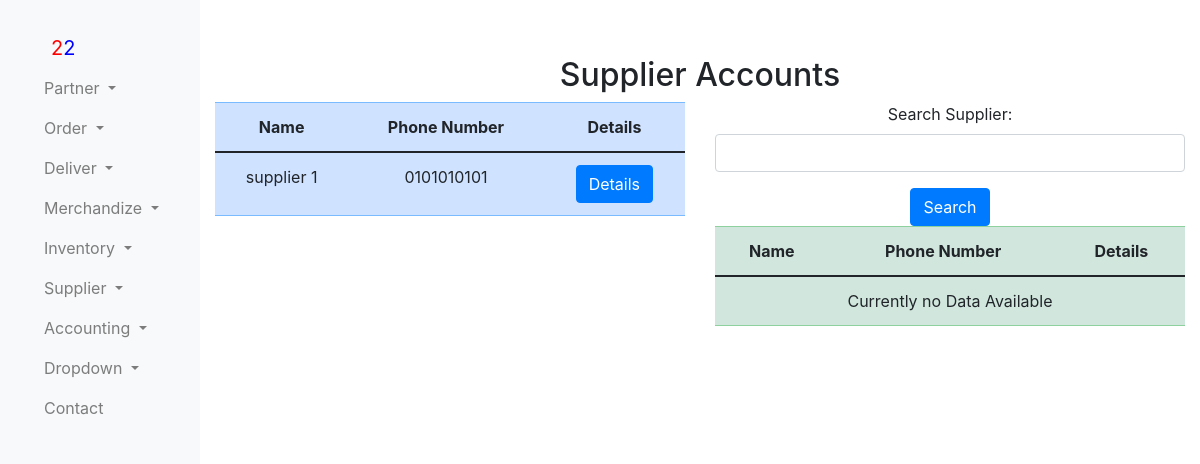
The app's page /accounting/allsupplierAccount/ with its own data.
### accounting/models.py (models this page shows)
class SupplierInvoice(models.Model):
    supplier = models.ForeignKey(SupplierDetailModel,on_delete=models.SET_DEFAULT,default=1)
    receivedcategory = models.ForeignKey(ReceiveGoodsCategoryModel,on_delete=models.SET_DEFAULT,default=1)
    receivedby =  models.ForeignKey(settings.AUTH_USER_MODEL, on_delete=models.CASCADE)
    amount = models.IntegerField()

### supplier/models.py (models this page shows, shortened)
class SupplierDetailModel(models.Model):
    supplier_name = models.CharField(max_length=255)
    supplier_email_address = models.CharField(max_length=255)
    supplier_phone_number = models.CharField(max_length=255)
    supplier_kra_pin = models.CharField(max_length=255)
    supplier_bank_1 = models.CharField(max_length=255)
    supplier_bank_1_number = models.CharField(max_length=255)
    supplier_bank_2 = models.CharField(max_length=255)
    supplier_bank_2_number = models.CharField(max_length=255)

### accounting/views.py (the view)
def AllSupplierAccountsView(request):
    searchSupplier = SupplierSearchForm
    supplier=SupplierInvoice.objects.all()
    supplier_id= request.GET.get('supplier_number')
    results = []
    if 'supplierSearchQuery' in request.GET:
        searchSupplier = SupplierSearchForm(request.GET)
        if searchSupplier.is_valid():
            query = searchSupplier.cleaned_data['supplierSearchQuery']
            results= SupplierInvoice.objects.filter(supplier__supplier_name__icontains = query)
    if supplier_id is not None:
        url = reverse('supplierAcountDetail_url', args=[supplier_id])
        return redirect(url)
    return render(request,'allSupplierAccounts.html',{
                                                    "results":results,
                                                    "supplier":supplier,
                                                    "searchSupplier":searchSupplier
                                                    })

### accounting/templates/allSupplierAccounts.html (shortened to what this page needs)
{%extends 'partnerBase.html'%}
{%block content%}
    <h2 style="text-align: center;">Supplier Accounts</h2>
      <div class="container text-center">
        <div class="row align-items-start">
          <div class="col">
    <div>
        <table class="table table-primary">
          <thead>
            <tr>
              <th scope="col">Name</th>
              <th scope="col">Phone Number </th>
              <th scope="col">Details</th>
            </tr>
          </thead>
          <tbody>
            {% for sup  in  supplier%}
            <tr>
              <td scope="row">{{sup.supplier.supplier_name  }}</td>
              <td scope="row">{{sup.supplier.supplier_phone_number   }}</td>
              <td><a href="?supplier_number={{ sup.supplier.id }}" type="button" class="btn btn-primary">Details</a></td>
            </tr>
            {% empty %}
            <tr><td colspan="5">Currently no Data Available</td></tr>
            {%endfor%}
          </tbody>
        </table>
      </div>
          </div>
          <div class="col">
            <div>
                      <form method="get">
                        {{searchSupplier.as_p }}
                        <button type="submit" class="btn btn-primary">Search</button>
                    </form>
            </div>
    <div>
        <table class="table table-success">
          <thead>
            <tr>
              <th scope="col">Name</th>
              <th scope="col">Phone Number </th>
              <th scope="col">Details</th>
            </tr>
          </thead>
          <tbody>
            {% for sup  in  results%}
            <tr>
              <td scope="row">{{sup.supplier.supplier_name  }}</td>
              <td scope="row">{{sup.supplier.supplier_phone_number   }}</td>
              <td><a href="?supplier_number={{ sup.supplier.id }}" type="button" class="btn btn-primary">Details</a></td>
            </tr>
            {% empty %}
            <tr><td colspan="5">Currently no Data Available</td></tr>
            {%endfor%}
          </tbody>
        </table>
      </div>
          </div>
        </div>
      </div>
{%endblock%}

### records on screen
SupplierInvoice: supplier.supplier_name "supplier 1", supplier.supplier_phone_number "0101010101"
